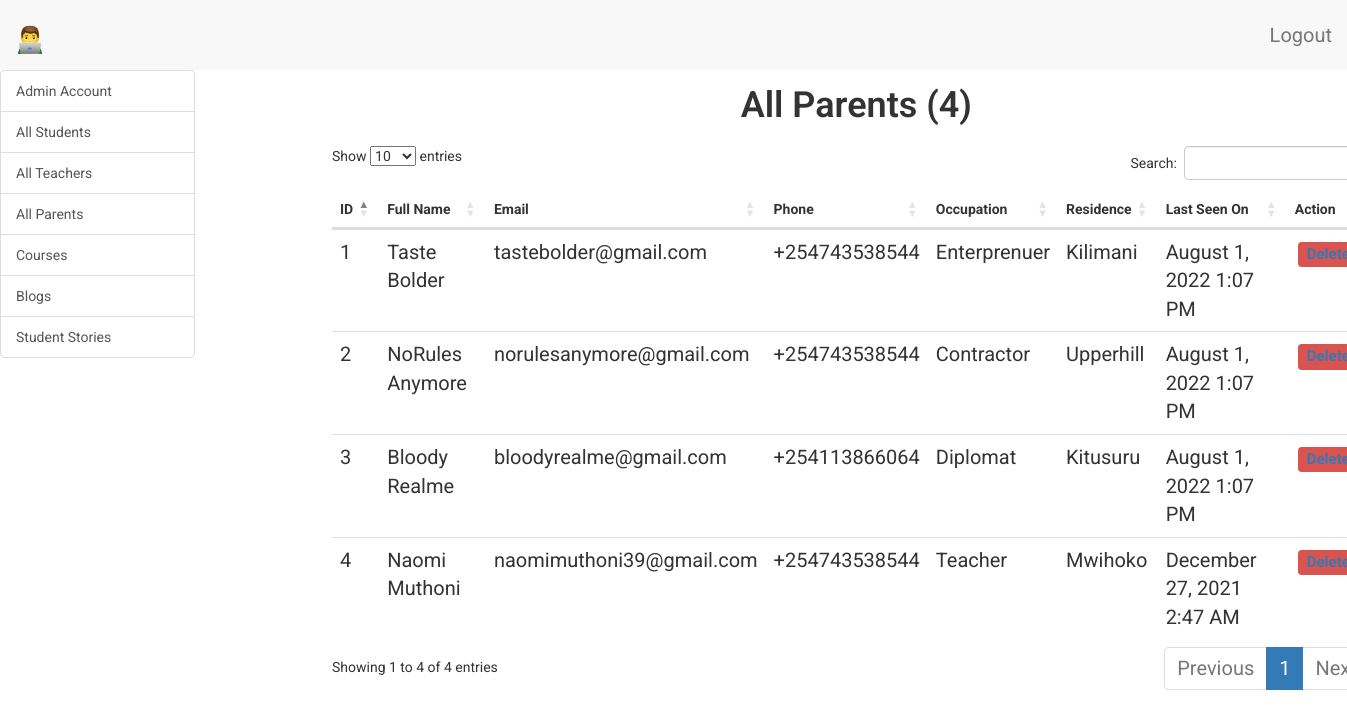
Screenshot of /admin/dashboard/all-parents (signed in) with the database file from the repository.
### app/models.py (models this page shows, shortened)
class Parent(UserMixin, db.Model):
    __tablename__ = 'parent'
    id = db.Column(db.Integer, primary_key=True)
    parent_full_name = db.Column(db.String(64), index=True)
    parent_email = db.Column(db.String(120), index=True)
    parent_phone = db.Column(db.String(120), index=True)
    parent_occupation = db.Column(db.String(120), index=True)
    parent_residence = db.Column(db.String(120), index=True)
    parent_last_seen = db.Column(db.DateTime, default=datetime.utcnow)
    parent_password_hash = db.Column(db.String(128))
    child = db.relationship('Student', backref='parent', lazy='dynamic')

### app/admin/routes.py (the view)
@bp.route('/dashboard/all-parents')
@login_required
def dashboard_all_parents():
    admin = Admin.query.filter_by(
        admin_full_name=current_user.admin_full_name).first()
    parents = Parent.query.order_by(Parent.parent_last_seen.desc()).all()
    all_parents = len(Parent.query.all())
    return render_template(
        'admin/all_parents.html',
        title='All Parents',
        parents=parents,
        admin=admin,
        all_parents=all_parents
        )

### app/admin/routes.py (called while the page is built)
@bp.before_request
def before_request():
    if current_user.is_authenticated:
        current_user.admin_last_seen = datetime.utcnow()
        db.session.commit()

### app/models.py (called while the page is built)
@login.user_loader
def load_user(id):
    admin = Admin.query.get(int(id))
    teacher = Teacher.query.get(int(id))
    student = Student.query.get(int(id))
    parent = Parent.query.get(int(id))
    if admin:
        return admin
    elif teacher:
        return teacher
    elif student:
        return student
    elif parent:
        return parent
    else:
        return None

### app/templates/admin/all_parents.html (shortened to what this page needs)
{% extends 'base.html' %}
{% import 'bootstrap/wtf.html' as wtf %}
{% block admin_app_content %}
    <div class="row">
        <div class="col-sm-12">
        </div>
    </div>
    <div class="row text-center">
        <div class="col-sm-12 admin-content-title">
            <h1>All Parents ({{ all_parents }})</h1>
        </div>
    </div>
    <div id="parents" class="tabcontent">
        <div class="row">
            <div class="col-sm-12">
                <table id="data" class="table table-hover">
                    <thead>
                        <tr>
                            <th>ID</th>
                            <th>Full Name</th>
                            <th>Email</th>
                            <th>Phone</th>
                            <th>Occupation</th>
                            <th>Residence</th>
                            <th>Last Seen On</th>
                            <th>Action</th>
                        </tr>
                    </thead>
                    <tbody>
                        {% for parent in parents %}
                            <tr>
                                <td>{{ parent.id }}</td>
                                <td>{{ parent.parent_full_name }}</td>
                                <td>{{ parent.parent_email }}</td>
                                <td>{{ parent.parent_phone }}</td>
                                <td>{{ parent.parent_occupation }}</td>
                                <td>{{ parent.parent_residence }}</td>
                                <td>{{ moment(parent.parent_last_seen).format('LLL') }}</td>
                                <td>
                                    <span class="label label-danger">
                                        <a href="{{ url_for('admin.delete_account_parent', parent_id=parent.id) }}">Delete</a>
                                    </span>
                                </td>
                            </tr>
                        {% endfor %}
                    </tbody>
                </table>
            </div>
        </div>
    </div>
{% endblock %}

### app/static/css/main.css (style rules this page uses)
.label { margin: 3px; }
html, body { font-family: 'Roboto', sans-serif; }
h1 { padding-bottom: 10px; font-weight: 600; margin-top: 0px; padding-top: 0px; }
p, li, td, .btn, .btn-alt, .schedule-btn { font-size: 20px; }
.review-title h1, .student-content-title h1, .admin-content-title h1 { padding-top: 15px; }
.tabcontent { float: left; padding: 0px 12px; width: 99%; border-left: none; height: 300px; }

### rows the page displays
Parent: id "4", parent_full_name "Naomi Muthoni", parent_email "naomimuthoni39@gmail.com", parent_phone "+254743538544", parent_occupation "Teacher", parent_residence "Mwihoko", parent_last_seen "December 27, 2021 2:47 AM"
Parent: id "1", parent_full_name "Taste Bolder", parent_email "tastebolder@gmail.com", parent_phone "+254743538544", parent_occupation "Enterprenuer", parent_residence "Kilimani", parent_last_seen "August 1, 2022 1:07 PM"
Parent: id "2", parent_full_name "NoRules Anymore", parent_email "norulesanymore@gmail.com", parent_phone "+254743538544", parent_occupation "Contractor", parent_residence "Upperhill", parent_last_seen "August 1, 2022 1:07 PM"
Parent: id "3", parent_full_name "Bloody Realme", parent_email "bloodyrealme@gmail.com", parent_phone "+254113866064", parent_occupation "Diplomat", parent_residence "Kitusuru", parent_last_seen "August 1, 2022 1:07 PM"

### other values shown
{{ all_parents }} "4"
